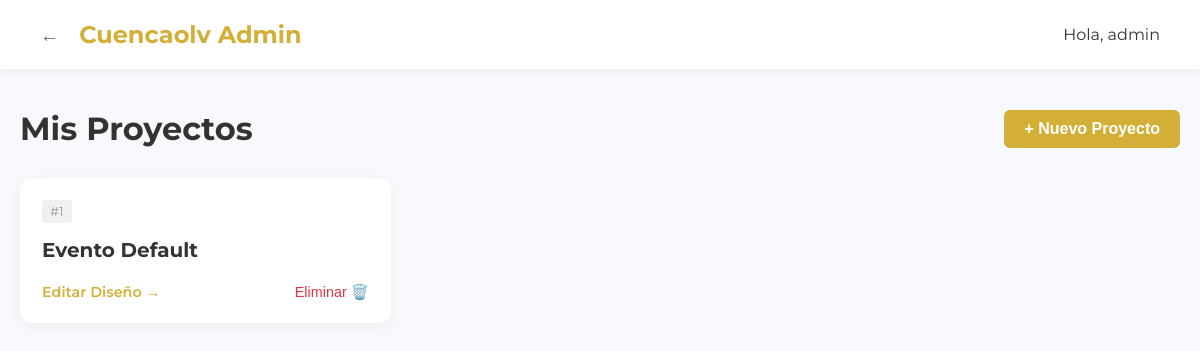
/admin/projects (signed in), run on an earlier commit of the app's database.
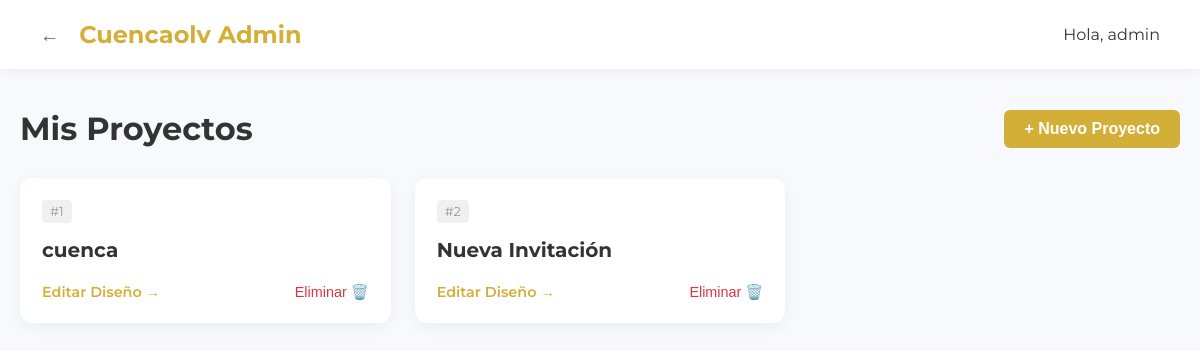
And on a later commit of the database.
### models.py (models this page shows)
class Employee(Base):
    __tablename__ = "employees"
    id = Column(Integer, primary_key=True, index=True)
    username = Column(String, unique=True, index=True)
    hashed_password = Column(String)
    is_active = Column(Boolean, default=True)

class InvitationConfig(Base):
    __tablename__ = "invitations_config"
    id = Column(Integer, primary_key=True, index=True)
    name = Column(String, index=True) # Un nombre interno para identificarla
    config_json = Column(Text) # Guardaremos la configuración en JSON
    guests = relationship("Guest", back_populates="invitation")

### routers/admin.py (the view)
@router.get("/admin/projects", response_class=HTMLResponse)
async def projects_page(request: Request, db: Session = Depends(get_db)):
    try:
        user = await get_current_user_cookie(request, db)
        if not user:
            return RedirectResponse(url="/login")
        projects = db.query(models.InvitationConfig).all()
        return templates.TemplateResponse("projects.html", {"request": request, "user": user, "projects": projects})
    except Exception as e:
        import traceback
        error_msg = traceback.format_exc()
        return HTMLResponse(f"<h1>Error Interno del Servidor</h1><pre>{error_msg}</pre>", status_code=500)

### templates/projects.html (shortened to what this page needs)
<!DOCTYPE html>
<html lang="es">
<head>
</head>
<body>
    <header class="header">
        <div class="header-left">
            <a href="/admin" class="back-btn" title="Volver al Dashboard">←</a>
            <h1>Cuencaolv Admin</h1>
        </div>
        <div class="user-info">
            <span>Hola, {{ user.username }}</span>
        </div>
    </header>
    <div class="container">
        <div class="page-header">
            <h2>Mis Proyectos</h2>
            <form action="/admin/projects/create" method="POST" style="margin: 0;">
                <button type="submit" class="create-btn">+ Nuevo Proyecto</button>
            </form>
        </div>
        <div class="projects-grid">
            {% if projects %}
                {% for project in projects %}
                <div class="project-card">
                    <div class="project-header">
                        <span class="project-id">#{{ project.id }}</span>
                    </div>
                    <h3 class="project-title">{{ project.name }}</h3>
                    <div class="project-footer" style="display: flex; justify-content: space-between; align-items: center;">
                        <a href="/admin/editor/{{ project.id }}" class="edit-link" style="text-decoration: none;">Editar Diseño →</a>
                        <form action="/admin/projects/delete/{{ project.id }}" method="POST" style="margin: 0;" onsubmit="return confirm('¿Seguro que deseas eliminar este proyecto? Esta acción no se puede deshacer.');">
                            <button type="submit" class="delete-btn" style="background: transparent; border: none; color: #dc3545; cursor: pointer; font-size: 0.9rem; padding: 0;">Eliminar 🗑️</button>
                        </form>
                    </div>
                </div>
                {% endfor %}
            {% else %}
                <div class="empty-state">
                    <h3>No tienes proyectos aún</h3>
                    <p>Comienza creando tu primera invitación digital.</p>
                </div>
            {% endif %}
        </div>
    </div>
</body>
</html>

### templates/projects.html (style rules this page uses)
:root { --primary: #d4af37; --primary-hover: #bfa033; --bg-color: #f7f9fc; --text-dark: #333; --card-bg: #fff; }
body { font-family: 'Montserrat', sans-serif; background-color: var(--bg-color); margin: 0; padding: 0; color: var(--text-dark); }
.header { background-color: var(--card-bg); padding: 20px 40px; box-shadow: 0 2px 10px rgba(0, 0, 0, 0.05); display: flex; justify-content: space-between; align-items: center; }
.header-left { display: flex; align-items: center; gap: 20px; }
.back-btn { color: #666; text-decoration: none; font-weight: 600; font-size: 1.2rem; }
.header h1 { margin: 0; color: var(--primary); font-size: 1.5rem; }
.container { max-width: 1200px; margin: 40px auto; padding: 0 20px; }
.page-header { display: flex; justify-content: space-between; align-items: center; margin-bottom: 30px; }
.page-header h2 { margin: 0; font-size: 2rem; }
.create-btn { background-color: var(--primary); color: white; padding: 10px 20px; text-decoration: none; border-radius: 6px; font-weight: 600; transition: background 0.3s; border: none; cursor: pointer; font-size: 1rem; }
.projects-grid { display: grid; grid-template-columns: repeat(auto-fill, minmax(280px, 1fr)); gap: 24px; }
.project-card { background: var(--card-bg); border-radius: 12px; padding: 20px; box-shadow: 0 4px 15px rgba(0, 0, 0, 0.05); transition: transform 0.3s, box-shadow 0.3s; text-decoration: none; color: inherit; display: flex; flex-direction: column; border: 2px solid transparent; }
.project-header { display: flex; justify-content: space-between; align-items: center; margin-bottom: 15px; }
.project-id { font-size: 0.8rem; color: #999; background: #f0f0f0; padding: 4px 8px; border-radius: 4px; }
.project-title { font-size: 1.25rem; font-weight: 700; margin: 0; }
.project-footer { margin-top: 20px; display: flex; justify-content: flex-end; }
.edit-link { color: var(--primary); font-weight: 600; font-size: 0.9rem; }

What changed in the data, as far as the page shows it:
changed InvitationConfig id 1: name "Evento Default" → "cuenca"
added InvitationConfig: id "2", name "Nueva Invitación"
